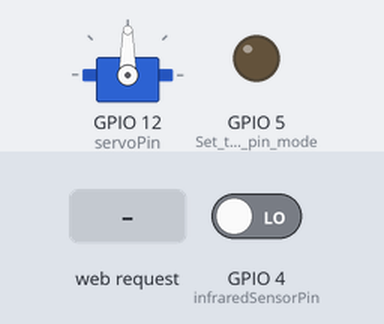
This sketch was run on a simulated ESP8266 (NodeMCU). On the bench: servo, output pins drawn as LEDs (lit = HIGH). The test bench sets the inputs (shaded band); at power-on: GPIO 4 (infraredSensorPin) LOW. WiFi joins after 1.5 s; servers stay silent unless stated; what the sketch prints to the serial monitor is not drawn.

Above: at 2.7 s.
2.8 s: HTTP request GET /Open received
At 3.4 s:
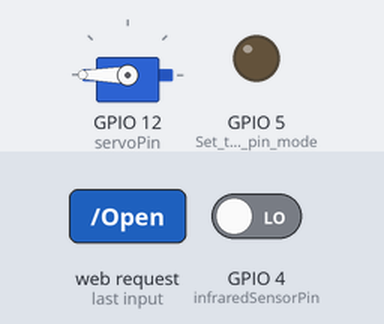
4.3 s: HTTP request GET /status received
5.8 s: HTTP request GET /Close received
Timing chart, 0 to 8.8 s (numbered marks = the images above; inputs shaded):
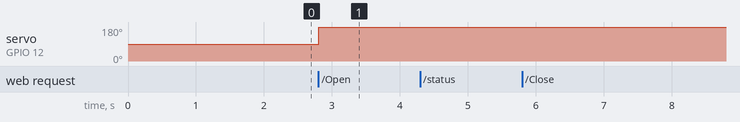

The sketch:

esp-8266-gate-server.ino
```cpp
#include <ESP8266WiFi.h>
#include <Servo.h>

const char *ssid = "YourSSID";
const char *password = "YourPassword";
const int servoPin = 12;
Servo myServo;
const int infraredSensorPin = 4;

const char *HTML_CONTENT = R"(
<!DOCTYPE html>
<html>
<head>
    <title>Wireless Garage Door Control</title>
    <style>
        body {
            text-align: center;
            font-family: Verdana, Tahoma, sans-serif;
            overflow: hidden;
            background-color: #fff9da;
        }
        button {
            background-color: #3254a8; /* Blue */
            border: none;
            color: white;
            padding: 15px 32px;
            text-align: center;
            text-decoration: none;
            display: inline-block;
            font-size: 16px;
            font-family: Verdana, Tahoma, sans-serif;
            margin: 4px 2px;
            cursor: pointer;
            border-radius: 2rem;
            box-shadow: 5px 5px 5px #3f3e3e;
            margin-top: 1rem;
        }

        button:disabled {
            background-color: #cccccc;
            cursor: not-allowed;
        }

        .app {
            width: 100vw;
            height: 100vh;
            overflow: hidden;
            display: flex;
            align-items: center;
            justify-content: center;
            flex-direction: column;
        }
    </style>
    <script>
        async function updateButtonStates() {
            try {
                const response = await fetch('/status');
                if (!response.ok) {
                    console.error('Failed to fetch status');
                    return;
                }
                const { infrared } = await response.json();
                document.getElementById('closeBtn').disabled = infrared;
            } catch (error) {
                console.error('Error updating button states:', error);
            }
        }

        async function controlDoor(action) {
            try {
                if (action === 'Open') {
                  const response = await fetch(`/${action}`);
                  if (!response.ok) {
                    console.error(`Failed to send ${action} command`);
                    return;
                  }
                  setTimeout(() => controlDoor('Close'), 5000);
                }
                else {
                  const response = await fetch(`/${action}`);
                  if (!response.ok) {
                    console.error(`Failed to send ${action} command`);
                    return;
                  }
                }
                updateButtonStates();
            } catch (error) {
                console.error(`Error controlling door (${action}):`, error);
            }
        }

        setInterval(updateButtonStates, 1000);

        // Attach event listeners after the page loads
        window.onload = function () {
            document.getElementById('openBtn').addEventListener('click', function () {
                controlDoor('Open');
            });
            document.getElementById('closeBtn').addEventListener('click', function () {
                controlDoor('Close');
            });
            updateButtonStates();
        };
    </script>
    <meta name="viewport" content="width=device-width, initial-scale=1" />
</head>
<body>
    <div class="app">
        <h1>Garage Door Control</h1>
        <button id="openBtn">Open Garage Door</button>
        <button id="closeBtn">Close Garage Door</button>
        <h1 id="text-content"></h1>
    </div>
</body>
</html>
)";

WiFiServer server(80);  // Create a web server on port 80

void setup() {
  Serial.begin(115200);
  pinMode(5, OUTPUT);  // Set the LED pin mode
  myServo.attach(servoPin);
  pinMode(infraredSensorPin, INPUT);

  delay(10);

  // Connect to Wi-Fi network
  Serial.println();
  Serial.println("Connecting to WiFi...");
  WiFi.begin(ssid, password);

  while (WiFi.status() != WL_CONNECTED) {
    delay(500);
    Serial.print(".");
  }
  Serial.println("\nWiFi connected.");
  Serial.print("IP address: ");
  Serial.println(WiFi.localIP());

  server.begin();  // Start the server
}

void loop() {
  WiFiClient client = server.available();  // Check for incoming clients

  if (client) {
    Serial.println("New Client connected.");
    String currentLine = "";
    String request = "";

    while (client.connected()) {
      if (client.available()) {
        char c = client.read();
        Serial.write(c);
        request += c;

        // End of the HTTP request headers
        if (c == '\n' && currentLine.length() == 0) {
          if (request.startsWith("GET /status")) {
            // Handle /status endpoint
            bool infrared = digitalRead(infraredSensorPin);
            Serial.print("Infrared Sensor State: ");
            Serial.println(infrared);

            client.println("HTTP/1.1 200 OK");
            client.println("Content-Type: application/json");
            client.println("Connection: close");
            client.println();
            client.printf("{\"infrared\": %s}", infrared ? "false" : "true");
          } else if (request.startsWith("GET /Open")) {
            // Handle /Open endpoint
            Serial.println("Opening Garage Door...");
            myServo.write(180);
            client.println("HTTP/1.1 200 OK");
            client.println("Content-Type: text/plain");
            client.println("Connection: close");
            client.println();
            client.println("Garage door opened.");
          } else if (request.startsWith("GET /Close")) {
            // Handle /Close endpoint
            if (digitalRead(infraredSensorPin)) {
              Serial.println("Closing Garage Door...");
              myServo.write(0);
              client.println("HTTP/1.1 200 OK");
              client.println("Content-Type: text/plain");
              client.println("Connection: close");
              client.println();
              client.println("Garage door closed.");
            } else {
              Serial.println("Cannot close the garage door due to obstruction.");
              client.println("HTTP/1.1 400 Bad Request");
              client.println("Content-Type: text/plain");
              client.println("Connection: close");
              client.println();
              client.println("Obstruction detected. Cannot close the door.");
            }
          } else {
            // Serve the HTML page
            client.println("HTTP/1.1 200 OK");
            client.println("Content-Type: text/html");
            client.println("Connection: close");
            client.println();
            client.print(HTML_CONTENT);
          }
          break;
        }

        // Keep track of the current line
        if (c == '\n') {
          currentLine = "";
        } else if (c != '\r') {
          currentLine += c;
        }
      }
    }
    // Close the client connection
    client.stop();
    Serial.println("Client disconnected.");
  }
}
```

Measured:
- after the input at 2.8 s, servo on GPIO 12 (servoPin): 90° → 180° at once
- after the input at 4.3 s, every drawn part: stays the same
- after the input at 5.8 s, every drawn part: stays the same
